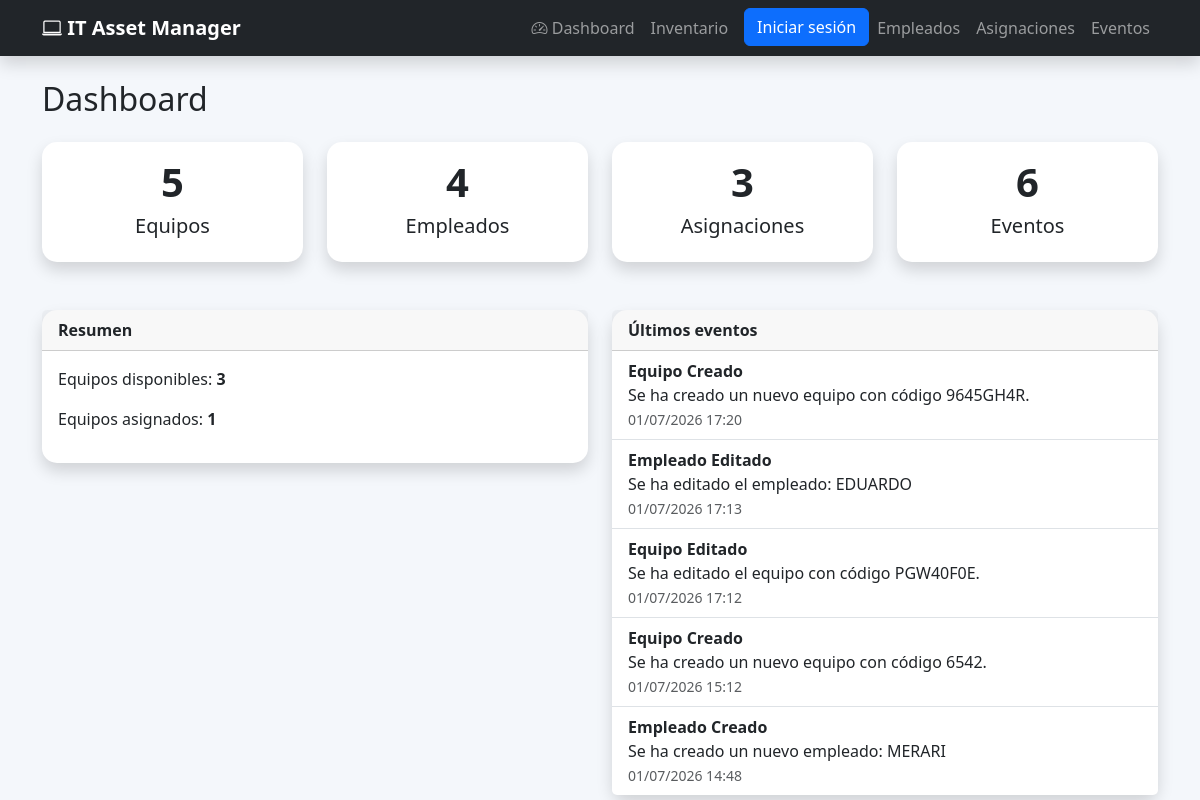
The page / on the database its author committed.
### eventos/models.py (models this page shows, shortened)
class Evento(models.Model):
    TIPO_EVENTO = [
        ("Equipo", "Equipo"),
        ("Empleado", "Empleado"),
        ("Asignación", "Asignación"),
        ("Sistema", "Sistema"),
    ]
    tipo = models.CharField(
        max_length=20,
        choices=TIPO_EVENTO
    )
    descripcion = models.TextField()
    fecha = models.DateTimeField(
        auto_now_add=True
    )

### dashboard/views.py (the view)
def inicio(request):
    total_equipos = Equipo.objects.count()
    total_empleados = Empleado.objects.count()
    total_asignaciones = Asignacion.objects.count()
    total_eventos = Evento.objects.count()
    disponibles = Equipo.objects.filter(
        estado="Disponible"
    ).count()
    asignados = Equipo.objects.filter(
        estado="Asignado"
    ).count()
    eventos = Evento.objects.order_by(
        "-fecha"
    )[:5]
    return render(
        request,
        "dashboard/index.html",
        {
            "total_equipos": total_equipos,
            "total_empleados": total_empleados,
            "total_asignaciones": total_asignaciones,
            "total_eventos": total_eventos,
            "disponibles": disponibles,
            "asignados": asignados,
            "eventos": eventos,
        }
    )

### templates/dashboard/index.html (shortened to what this page needs)
{% extends 'layouts/base.html' %}
{% block content %}
<div class="container mt-4">
<h2 class="mb-4">
Dashboard
</h2>
<div class="row g-4">
<div class="col-md-3">
<div class="card shadow text-center">
<div class="card-body">
<h1>
{{ total_equipos }}
</h1>
<h5>
Equipos
</h5>
</div>
</div>
</div>
<div class="col-md-3">
<div class="card shadow text-center">
<div class="card-body">
<h1>
{{ total_empleados }}
</h1>
<h5>
Empleados
</h5>
</div>
</div>
</div>
<div class="col-md-3">
<div class="card shadow text-center">
<div class="card-body">
<h1>
{{ total_asignaciones }}
</h1>
<h5>
Asignaciones
</h5>
</div>
</div>
</div>
<div class="col-md-3">
<div class="card shadow text-center">
<div class="card-body">
<h1>
{{ total_eventos }}
</h1>
<h5>
Eventos
</h5>
</div>
</div>
</div>
</div>
<div class="row mt-5">
<div class="col-md-6">
<div class="card shadow">
<div class="card-header">
Resumen
</div>
<div class="card-body">
<p>
Equipos disponibles:
<strong>
{{ disponibles }}
</strong>
</p>
<p>
Equipos asignados:
<strong>
{{ asignados }}
</strong>
</p>
</div>
</div>
</div>
<div class="col-md-6">
<div class="card shadow">
<div class="card-header">
Últimos eventos
</div>
<ul class="list-group list-group-flush">
{% for evento in eventos %}
<li class="list-group-item">
<strong>
{{ evento.tipo }}
</strong>
<br>
{{ evento.descripcion }}
<br>
<small class="text-muted">
{{ evento.fecha|date:"d/m/Y H:i" }}
</small>
</li>
{% empty %}
<li class="list-group-item">
No hay eventos.
</li>
{% endfor %}
</ul>
</div>
</div>
</div>
</div>
{% endblock %}

### static/css/style.css (style rules this page uses)
body { background:#f5f7fa; }
body { background:#f4f7fb; }
.card { border:none; border-radius:18px; transition:.35s; }
.card { border:none; border-radius:15px; transition:.3s; }
.card-header { font-weight:bold; }
h1 { font-weight:bold; }
.list-group-item { transition:.3s; }

### rows shown on the page
Evento: tipo "Equipo Creado", descripcion "Se ha creado un nuevo equipo con código 9645GH4R.", fecha "01/07/2026 17:20"
Evento: tipo "Empleado Editado", descripcion "Se ha editado el empleado: EDUARDO", fecha "01/07/2026 17:13"
Evento: tipo "Equipo Editado", descripcion "Se ha editado el equipo con código PGW40F0E.", fecha "01/07/2026 17:12"
Evento: tipo "Equipo Creado", descripcion "Se ha creado un nuevo equipo con código 6542.", fecha "01/07/2026 15:12"
Evento: tipo "Empleado Creado", descripcion "Se ha creado un nuevo empleado: MERARI", fecha "01/07/2026 14:48"

### other values the page prints
{{ total_equipos }} "5"
{{ total_empleados }} "4"
{{ total_asignaciones }} "3"
{{ total_eventos }} "6"
{{ disponibles }} "3"
{{ asignados }} "1"
